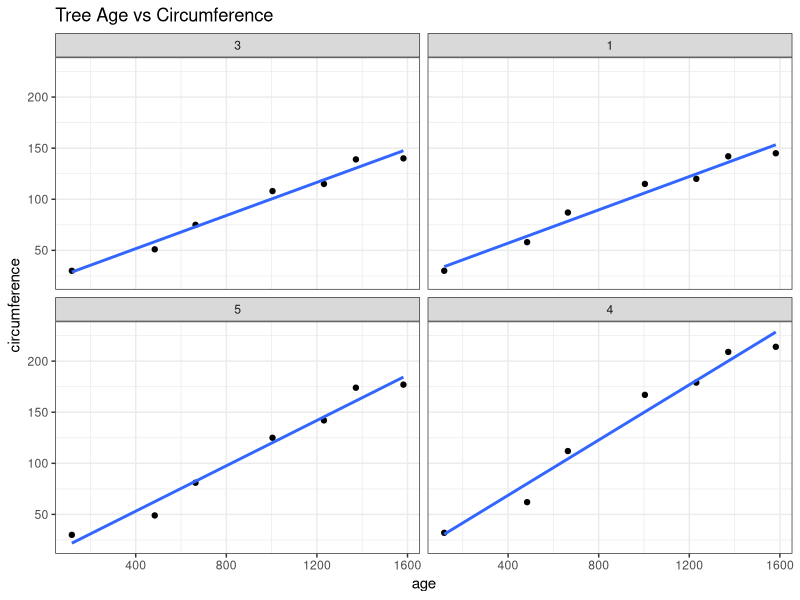
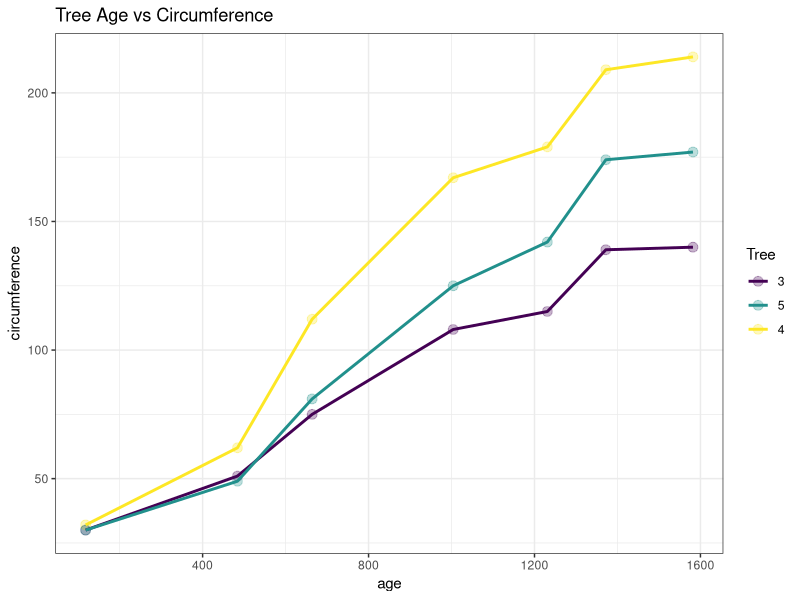

Generate these figures, in order, with R:
## ---- chunk 1
library(tidyverse)
## ---- chunk 2
head(Orange)
## ---- chunk 3
Orange %>% 
  filter(Tree != "2") %>% 
  ggplot(aes(age, circumference))+
  geom_point()+
  geom_smooth(method = lm, se=F)+
  facet_wrap(~Tree)+
  theme_bw()+
  labs(title="Tree Age vs Circumference")
## ---- chunk 4
Orange %>% 
  filter(Tree != "1" & Tree != "2") %>% 
  ggplot(aes(age, circumference, colour = Tree))+
  geom_point(size=3, alpha=0.3)+
  geom_line(size=1)+
  theme_bw()+
  labs(title="Tree Age vs Circumference")

